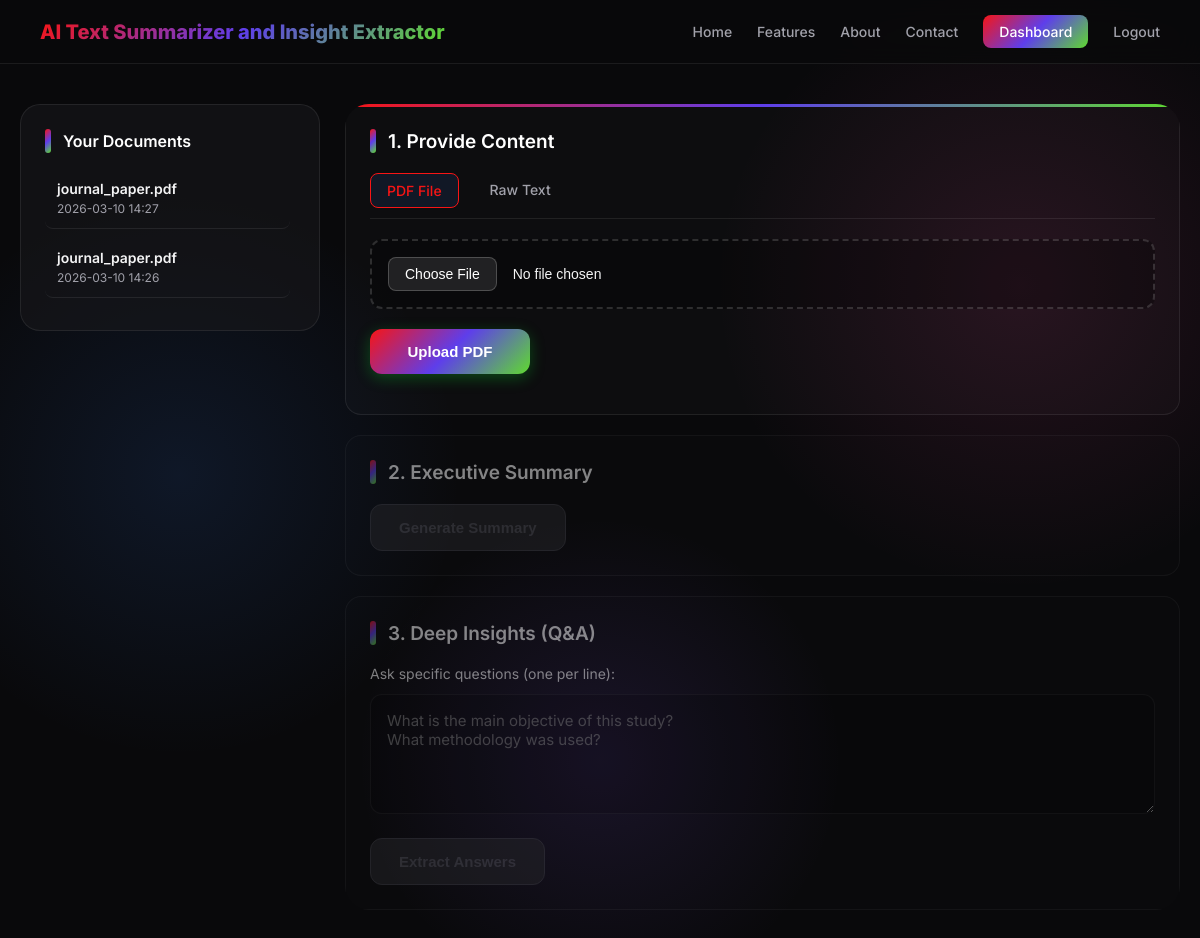
/dashboard (signed in), run on the app's committed database.
### models.py (models this page shows)
class Document(Base):
    __tablename__ = "documents"
    id = Column(Integer, primary_key=True, index=True)
    user_id = Column(Integer, ForeignKey("users.id"))
    filename = Column(String)
    paper_id = Column(String, unique=True, index=True) # UUID
    upload_date = Column(DateTime, default=datetime.datetime.utcnow)
    summary_text = Column(Text, nullable=True) # Store the generated summary
    owner = relationship("User", back_populates="documents")

### app.py (the view)
@app.get("/dashboard", response_class=HTMLResponse)
async def dashboard(request: Request, db: Session = Depends(get_db)):
    user = get_current_user_optional(request, db)
    if not user:
        return RedirectResponse(url="/login", status_code=status.HTTP_302_FOUND)
    user_docs = db.query(models.Document).filter(models.Document.user_id == user.id).order_by(models.Document.upload_date.desc()).all()
    return templates.TemplateResponse("dashboard.html", {"request": request, "user": user, "documents": user_docs})

### templates/dashboard.html (shortened to what this page needs)
{% extends "base.html" %}
{% block content %}
<div class="dashboard-layout">
    <aside class="sidebar">
        <h3 style="font-size: 16px; margin-bottom: 15px;">Your Documents</h3>
        {% if documents %}
        <div style="max-height: 500px; overflow-y: auto; padding-right: 5px;">
            {% for doc in documents %}
            <div class="doc-item"
                onclick="loadDocument('{{ doc.paper_id }}', `{{ doc.summary_text | escape if doc.summary_text else '' }}`)">
                <div class="doc-title">{{ doc.filename }}</div>
                <div class="doc-date">{{ doc.upload_date.strftime('%Y-%m-%d %H:%M') }}</div>
            </div>
            {% endfor %}
        </div>
        {% else %}
        <p style="font-size: 13px; color: var(--text-muted);">No documents uploaded yet.</p>
        {% endif %}
    </aside>
    <div class="main-content container"
        style="max-width: 100%; border: none; padding: 0; box-shadow: none; background: transparent; backdrop-filter: none;">
        <div class="section">
            <h3>1. Provide Content</h3>
            <div class="tabs">
                <div class="tab active" id="pdfTab" onclick="switchTab('pdf')">PDF File</div>
                <div class="tab" id="textTab" onclick="switchTab('text')">Raw Text</div>
            </div>
            <div id="pdfUploadSection">
                <div class="file-upload-wrapper">
                    <input type="file" id="pdfFile" accept=".pdf">
                </div>
                <button class="action-btn" id="uploadBtn" onclick="uploadPDF()">
                    <span id="uploadBtnText">Upload PDF</span>
                </button>
            </div>
        </div>
        <div class="section disabled-section" id="summarySection">
            <h3>2. Executive Summary</h3>
            <button class="action-btn" id="summaryBtn" onclick="summarize()" disabled>
                <span id="summaryBtnText">Generate Summary</span>
            </button>
        </div>
        <div class="section disabled-section" id="insightsSection">
            <h3>3. Deep Insights (Q&A)</h3>
            <p class="status-text" style="margin-top: 0; margin-bottom: 12px; color: var(--text-main);">Ask specific
                questions (one per line):</p>
            <textarea id="questions"
                placeholder="What is the main objective of this study?&#10;What methodology was used?"
                disabled></textarea>
            <button class="action-btn" id="insightsBtn" onclick="getInsights()" disabled>
                <span id="insightsBtnText">Extract Answers</span>
            </button>
        </div>
    </div>
</div>
{% endblock %}

### templates/base.html (style rules this page uses)
:root { --bg-dark: #09090b; --glass-bg: rgba(24, 24, 27, 0.6); --glass-border: rgba(255, 255, 255, 0.08); --text-main: #f4f4f5; --text-muted: #a1a1aa; --accent-1: #f71515; --accent-2: #5e3eeb; --accent-3: #5fda2f; --vibrant-gradient: linear-gradient(135deg, var(--accent-1), var(--accent-2), var(--accent-3)); }
body { font-family: 'Inter', sans-serif; margin: 0; padding: 0; background-color: var(--bg-dark); background-image: radial-gradient(circle at 15% 50%, rgba(59, 130, 246, 0.12), transparent 25%), radial-gradient(circle at 85% 30%, rgba(236, 72, 153, 0.12), transparent 25%), radial-gradient(circle at 50% 80%, rgba(139, 92, 246, 0.12), transparent 25%); background-attachment: fixed; color: var(--text-main); min-height: 100vh; display: flex; flex-direction: column; }
.container { width: 100%; max-width: 800px; background: var(--glass-bg); backdrop-filter: blur(24px); -webkit-backdrop-filter: blur(24px); border: 1px solid var(--glass-border); border-radius: 24px; padding: 40px; box-shadow: 0 25px 50px -12px rgba(0, 0, 0, 0.6); position: relative; overflow: hidden; }
.container::before { content: ''; position: absolute; top: 0; left: 0; right: 0; height: 3px; background: var(--vibrant-gradient); z-index: 10; }

### templates/dashboard.html (style rules this page uses)
.dashboard-layout { display: grid; grid-template-columns: 300px 1fr; gap: 25px; width: 100%; max-width: 1200px; }
.sidebar { background: var(--glass-bg); border: 1px solid var(--glass-border); border-radius: 20px; padding: 24px; height: fit-content; }
.doc-item { padding: 12px; border-bottom: 1px solid var(--glass-border); cursor: pointer; transition: background 0.2s; border-radius: 8px; margin-bottom: 8px; }
.doc-title { font-weight: 600; font-size: 14px; word-break: break-all; }
.doc-date { font-size: 12px; color: var(--text-muted); margin-top: 4px; }
.main-content { display: flex; flex-direction: column; gap: 20px; }
.section { background: rgba(255, 255, 255, 0.02); border-radius: 16px; padding: 24px; border: 1px solid var(--glass-border); transition: all 0.3s cubic-bezier(0.4, 0, 0.2, 1); }
h3 { font-size: 19px; font-weight: 600; margin: 0 0 20px 0; display: flex; align-items: center; gap: 12px; color: #fff; }
h3::before { content: ''; display: inline-block; width: 6px; height: 24px; border-radius: 4px; background: var(--vibrant-gradient); }
.file-upload-wrapper { position: relative; margin-bottom: 20px; }
input[type="file"] { width: 100%; padding: 16px; background: rgba(0, 0, 0, 0.25); border: 2px dashed rgba(255, 255, 255, 0.15); border-radius: 12px; cursor: pointer; transition: all 0.2s ease; font-size: 14px; color: var(--text-main); box-sizing: border-box; }
button.action-btn { background: var(--vibrant-gradient); color: white; border: none; padding: 14px 28px; border-radius: 12px; font-size: 15px; font-weight: 600; cursor: pointer; transition: all 0.3s ease; display: inline-flex; align-items: center; justify-content: center; gap: 10px; min-width: 160px; box-shadow: 0 4px 15px rgba(9, 252, 49, 0.25); }
button.action-btn:disabled { background: #27272a; color: #52525b; cursor: not-allowed; box-shadow: none; border: 1px solid #3f3f46; }
textarea { width: 100%; min-height: 120px; padding: 16px; background: rgba(0, 0, 0, 0.25); border: 1px solid var(--glass-border); border-radius: 12px; font-family: inherit; font-size: 15px; color: var(--text-main); resize: vertical; box-sizing: border-box; margin-bottom: 20px; }
.status-text { font-size: 14px; color: var(--text-muted); margin-top: 16px; }
.disabled-section { opacity: 0.5; transition: opacity 0.4s ease; }
.tabs { display: flex; gap: 15px; margin-bottom: 20px; border-bottom: 1px solid var(--glass-border); padding-bottom: 10px; }
.tab { padding: 8px 16px; cursor: pointer; border-radius: 8px; font-size: 14px; font-weight: 500; transition: all 0.2s; color: var(--text-muted); }
.tab.active { background: rgba(59, 130, 246, 0.1); color: var(--accent-1); border: 1px solid var(--accent-1); }

### data on the page
Document: filename "journal_paper.pdf", upload_date "2026-03-10 14:27"
Document: filename "journal_paper.pdf", upload_date "2026-03-10 14:26"
